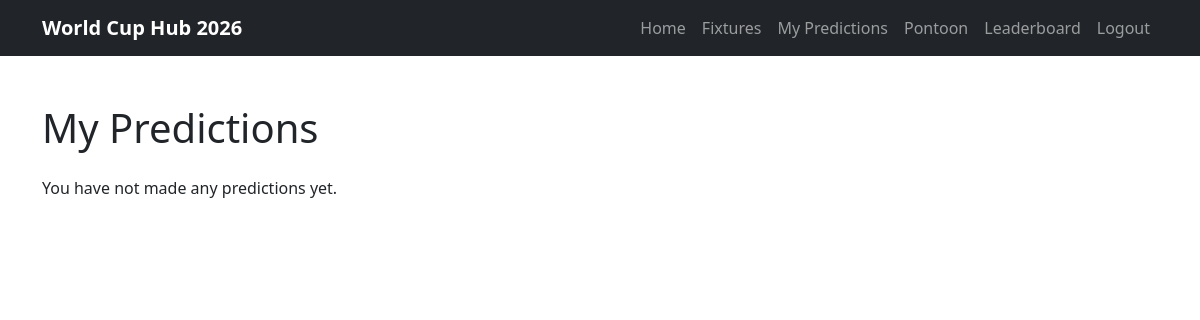
Page /my-predictions/ (signed in) on the earlier database version.
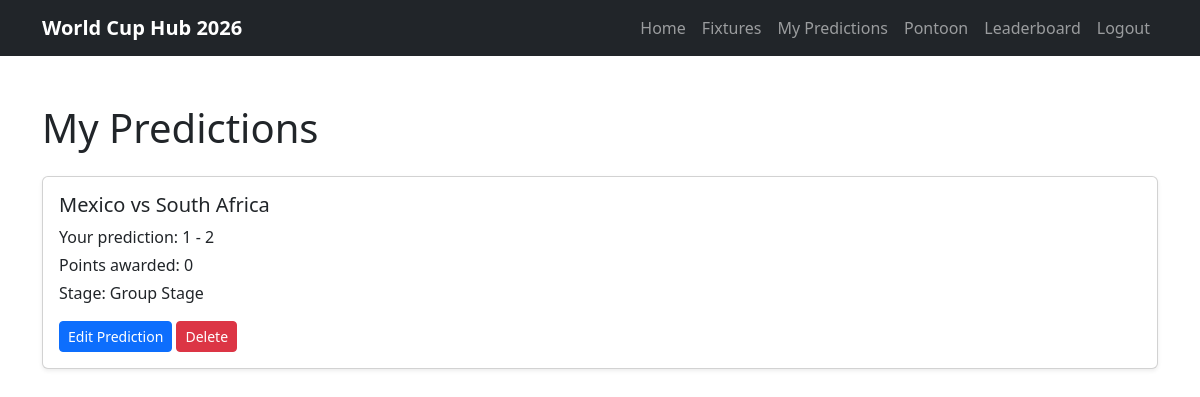
Same page on the later database version.
### predictor/models.py (models this page shows, shortened)
class Prediction(models.Model):
    user = models.ForeignKey(
        User,
        on_delete=models.CASCADE,
        related_name='predictions'
    )
    fixture = models.ForeignKey(
        Fixture,
        on_delete=models.CASCADE,
        related_name='predictions'
    )
    predicted_home_score = models.PositiveIntegerField()
    predicted_away_score = models.PositiveIntegerField()
    points_awarded = models.IntegerField(default=0)
    created_at = models.DateTimeField(auto_now_add=True)
    class Meta:
        unique_together = ('user', 'fixture')
        ordering = ['fixture__kickoff_time']

class Fixture(models.Model):
    STAGE_CHOICES = [
        ('Group Stage', 'Group Stage'),
        ('Round of 32', 'Round of 32'),
        ('Round of 16', 'Round of 16'),
        ('Quarterfinals', 'Quarterfinals'),
        ('Semifinals', 'Semifinals'),
        ('Final', 'Final'),
    ]
    home_team = models.ForeignKey(
        Team,
        on_delete=models.CASCADE,
        related_name='home_fixtures'
    )
    away_team = models.ForeignKey(
        Team,
        on_delete=models.CASCADE,
        related_name='away_fixtures'
    )
    stadium = models.ForeignKey(
        Stadium,
        on_delete=models.SET_NULL,
        related_name='fixtures',
        null=True,
        blank=True
    )
    stage = models.CharField(max_length=20, choices=STAGE_CHOICES)
    kickoff_time = models.DateTimeField()
    home_team_score = models.PositiveIntegerField(blank=True, null=True)
    away_team_score = models.PositiveIntegerField(blank=True, null=True)
    class Meta:
        ordering = ['kickoff_time']

class Team(models.Model):
    GROUP_CHOICES = [
        ('A', 'Group A'),
        ('B', 'Group B'),
        ('C', 'Group C'),
        ('D', 'Group D'),
        ('E', 'Group E'),
        ('F', 'Group F'),
        ('G', 'Group G'),
        ('H', 'Group H'),
        ('I', 'Group I'),
        ('J', 'Group J'),
        ('K', 'Group K'),
        ('L', 'Group L'),
    ]
    name = models.CharField(max_length=100)
    group = models.CharField(max_length=1, choices=GROUP_CHOICES)
    manager = models.CharField(max_length=100, blank=True, null=True)
    captain = models.CharField(max_length=100, blank=True, null=True)
    best_world_cup_finish = models.CharField(max_length=100, blank=True, null=True)
    best_world_cup_year = models.CharField(max_length=100,blank=True,null=True)
    def __str__(self):
        return self.name

### predictor/views.py (the view)
@login_required
def my_predictions(request):
    predictions = Prediction.objects.filter(
        user=request.user
    )
    context = {
        "predictions": predictions,
    }
    return render(
        request,
        "predictor/my_predictions.html",
        context
    )

### predictor/templates/predictor/my_predictions.html
{% extends "base.html" %} {% block title %} My Predictions | World Cup Hub 2026 {% endblock %} {% block content %}
<section class="container py-5">
  <h1 class="mb-4">My Predictions</h1>
  {% for prediction in predictions %}
  <div class="card mb-3 shadow-sm">
    <div class="card-body">
      <h2 class="h5">{{ prediction.fixture.home_team }} vs {{ prediction.fixture.away_team }}</h2>
      <p class="mb-1">Your prediction: {{ prediction.predicted_home_score }} - {{ prediction.predicted_away_score }}</p>
      <p class="mb-1">Points awarded: {{ prediction.points_awarded }}</p>
      <p class="mb-0">Stage: {{ prediction.fixture.get_stage_display }}</p>
      <a href="{% url 'create_prediction' prediction.fixture.id %}" class="btn btn-primary btn-sm mt-3"> Edit Prediction </a>
      <a href="{% url 'delete_prediction' prediction.id %}" class="btn btn-danger btn-sm mt-3"> Delete </a>
    </div>
  </div>
  {% empty %}
  <p>You have not made any predictions yet.</p>
  {% endfor %}
</section>
{% endblock %}

### templates/base.html (shortened to what this page needs)
{% load static %}
<!doctype html>
<html lang="en">
  <head>
    <link href="https://cdn.jsdelivr.net/npm/bootstrap@5.3.3/dist/css/bootstrap.min.css" rel="stylesheet" />
    <link rel="stylesheet" href="{% static 'css/style.css' %}" />
  </head>
  <body>
    <nav class="navbar navbar-expand-lg navbar-dark bg-dark">
      <div class="container">
        <a class="navbar-brand fw-bold" href="#">World Cup Hub 2026</a>
        <div class="collapse navbar-collapse" id="mainNavbar">
          <ul class="navbar-nav ms-auto mb-2 mb-lg-0">
            <li class="nav-item">
              <a class="nav-link" href="{% url 'home' %}">Home</a>
            </li>
            <li class="nav-item">
              <a class="nav-link" href="{% url 'fixtures' %}">Fixtures</a>
            </li>
            <li class="nav-item">
              <a class="nav-link" href="{% url 'my_predictions' %}"> My Predictions </a>
            </li>
            <li class="nav-item">
              <a class="nav-link" href="{% url 'pontoon_home' %}"> Pontoon </a>
            </li>
            <li class="nav-item">
              <a class="nav-link" href="{% url 'leaderboard' %}"> Leaderboard </a>
            </li>
{% if user.is_authenticated %}
<li class="nav-item">
    <a class="nav-link" href="{% url 'account_logout' %}">
        Logout
    </a>
</li>
{% endif %}
          </ul>
        </div>
      </div>
    </nav>
<main>
  {% block content %}
  {% endblock %}
</main>
  </body>
</html>

Differences in the rows shown:
added Prediction: fixture.home_team "Mexico", fixture.away_team "South Africa", predicted_home_score "1", predicted_away_score "2", points_awarded "0", fixture.stage "Group Stage"
Other differences:
text no longer shown: "You have not made any predictions yet."
